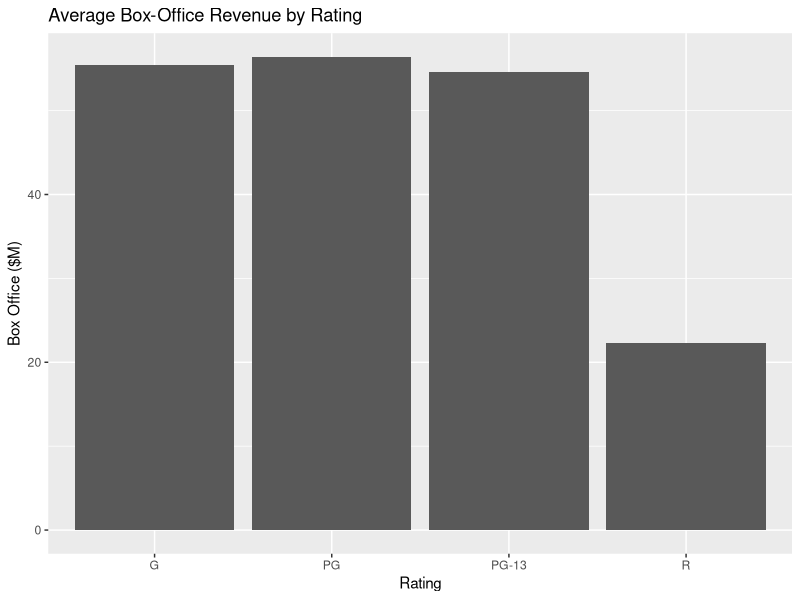
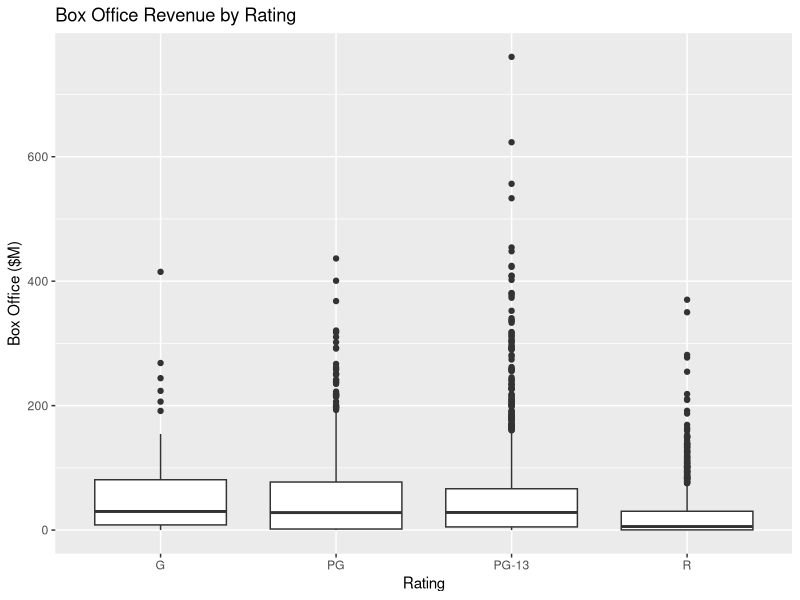
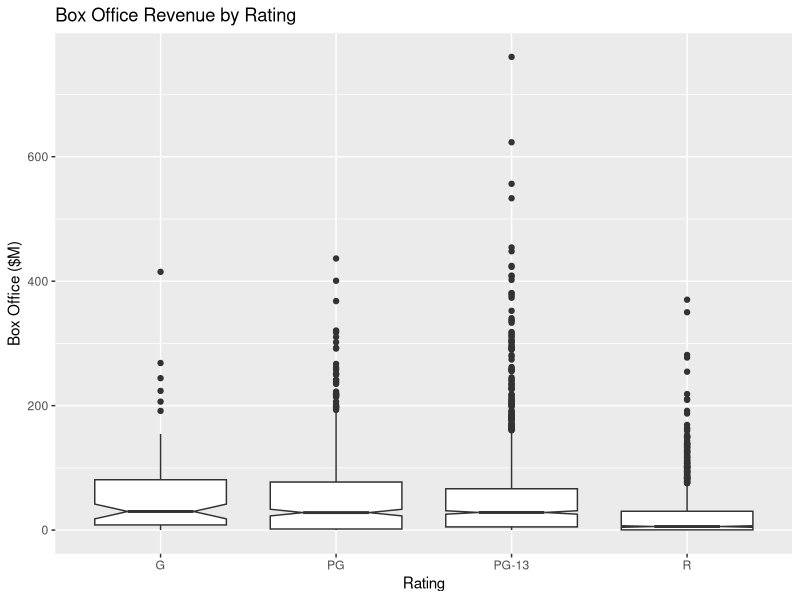
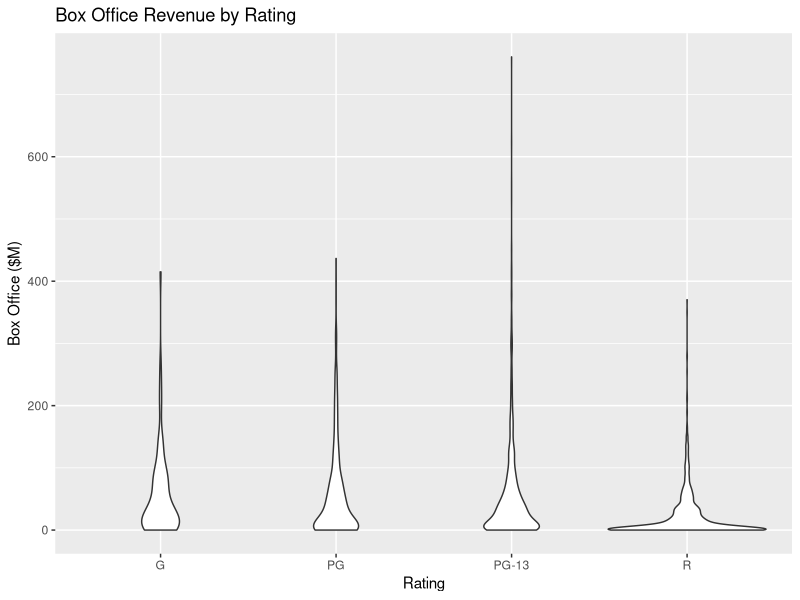

Here is the R script that generated these plots, in order:
## ---- chunk 1
movies <- read.csv("../data/Movies.csv")
main_label <- "Average Box-Office Revenue by Rating"
rating_label <- "Rating"
box_office_label <- "Box Office ($M)"
library(ggplot2)
library(dplyr)
## ---- chunk 2
average  <- movies %>% 
  select(Rating, Box.Office) %>%
  group_by(Rating) %>%
  summarize(Box.Office = mean(Box.Office)) %>%
  as.data.frame()

print(average)
## ---- chunk 3
ggplot(
  data = average,
  aes(x =Rating, y = Box.Office)) +
  geom_bar(stat = "identity") +
  ggtitle(main_label) +
  xlab(rating_label) +
  ylab(box_office_label)
## ---- chunk 4
main_label <- "Box Office Revenue by Rating"
ggplot(
  data = movies,
  aes(x = Rating, y = Box.Office)) +
  geom_boxplot() +
  ggtitle(main_label) + 
  xlab(rating_label) +
  ylab(box_office_label)
## ---- chunk 5
main_label <- "Box Office Revenue by Rating"
ggplot(
  data = movies,
  aes(x = Rating, y = Box.Office)) +
  geom_boxplot(notch = TRUE) +
  ggtitle(main_label) + 
  xlab(rating_label) +
  ylab(box_office_label)

## ---- chunk 6
ggplot(
  data = movies,
  aes(x= Rating, y = Box.Office)) +
  geom_violin() +
  ggtitle(main_label) +
  xlab(rating_label) +
  ylab(box_office_label)
